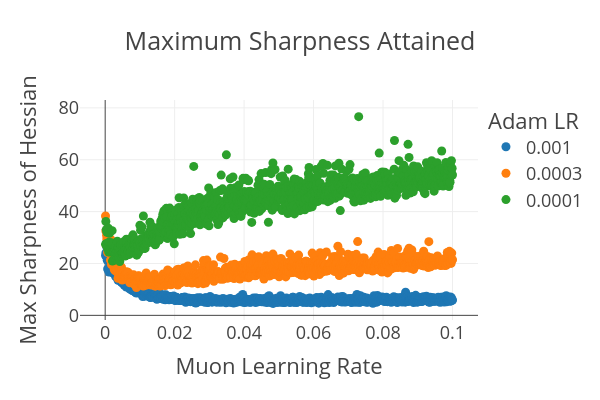

Notebook code cell kept with this figure:
### Code cell
fig = go.Figure()
colors = px.colors.qualitative.D3[:3]

for i, adam_lr in enumerate(md["learning_rate_adam"].unique()[::-1]):
    ids = md[md["learning_rate_adam"] == adam_lr]["model_id"]
    filtered_max_sharpness = max_sharpness[max_sharpness["model_id"].isin(ids)]
    fig.add_trace(go.Scatter(
        x=filtered_max_sharpness['learning_rate'],
        y=filtered_max_sharpness['sharpness_H_smooth'],
        mode='markers',
        name=adam_lr,
        marker_color=colors[i]
    ))

fig.update_layout(
    title=dict(text="Maximum Sharpness Attained",
               x = 0.5),
    xaxis_title="Muon Learning Rate",
    yaxis_title="Max Sharpness of Hessian",
    legend_title_text="Adam LR",
    width = 600,
    height = 400,
    template="presentation"
)
fig.show()

fig.write_html("../plots/report_plots/max_sharpness_muon_presentation.html")

### Figure 1 — Plotly figure (JSON) as saved in the notebook; plotly's stock layout.template omitted (floating-point values rounded to 4 significant figures; data arrays with more than 128 entries replaced by an {"elided": "..."} marker saying what was removed)
{"data": [{"marker": {"color": "#1F77B4"}, "mode": "markers", "name": "0.001", "type": "scatter", "x": {"elided": "1000 float values"}, "y": {"elided": "1000 float values"}}, {"marker": {"color": "#FF7F0E"}, "mode": "markers", "name": "0.0003", "type": "scatter", "x": {"elided": "1000 float values"}, "y": {"elided": "1000 float values"}}, {"marker": {"color": "#2CA02C"}, "mode": "markers", "name": "0.0001", "type": "scatter", "x": {"elided": "1000 float values"}, "y": {"elided": "1000 float values"}}], "layout": {"height": 400, "legend": {"title": {"text": "Adam LR"}}, "title": {"text": "Maximum Sharpness Attained", "x": 0.5}, "width": 600, "xaxis": {"title": {"text": "Muon Learning Rate"}}, "yaxis": {"title": {"text": "Max Sharpness of Hessian"}}}}
